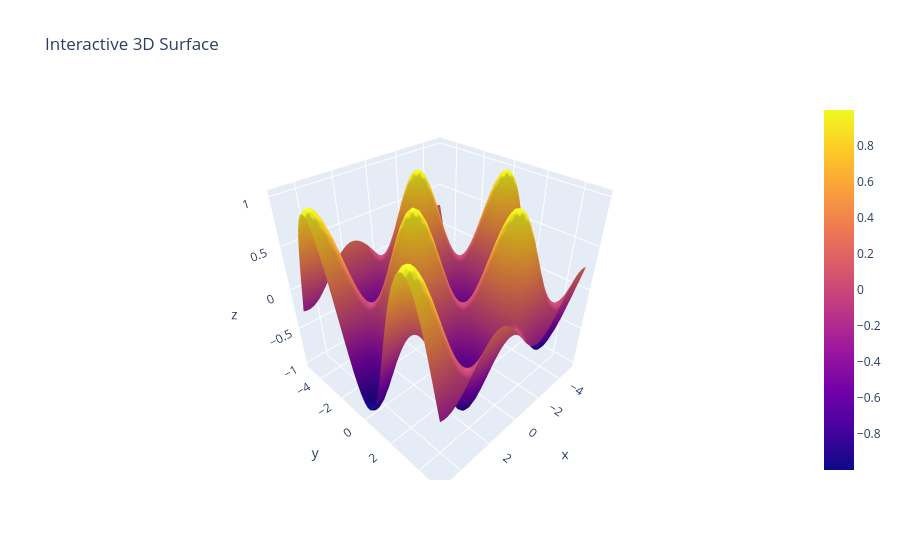

Notebook source saved alongside this figure:
### Code cell
import plotly.graph_objects as go
import numpy as np

x = np.linspace(-5, 5, 50)
y = np.linspace(-5, 5, 50)
X, Y = np.meshgrid(x, y)
Z = np.sin(X) * np.cos(Y)

fig = go.Figure(data=[go.Surface(z=Z, x=X, y=Y)])
fig.update_layout(title="Interactive 3D Surface", autosize=True)
fig.show()

### Figure 1 — Plotly figure (JSON) as saved in the notebook; plotly's stock layout.template omitted (floating-point values rounded to 4 significant figures; data arrays with more than 128 entries replaced by an {"elided": "..."} marker saying what was removed)
{"data": [{"type": "surface", "x": {"elided": "50x50 float values"}, "y": {"elided": "50x50 float values"}, "z": {"elided": "50x50 float values"}}], "layout": {"autosize": true, "title": {"text": "Interactive 3D Surface"}}}
